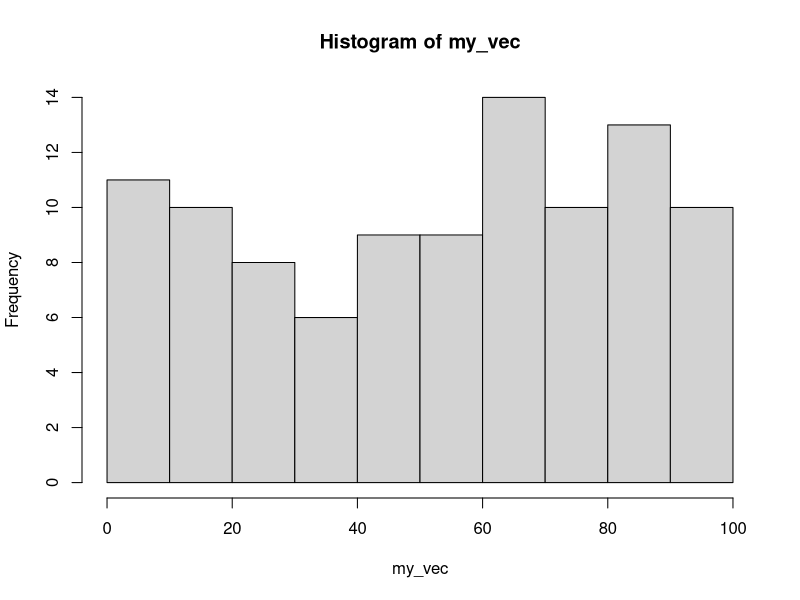
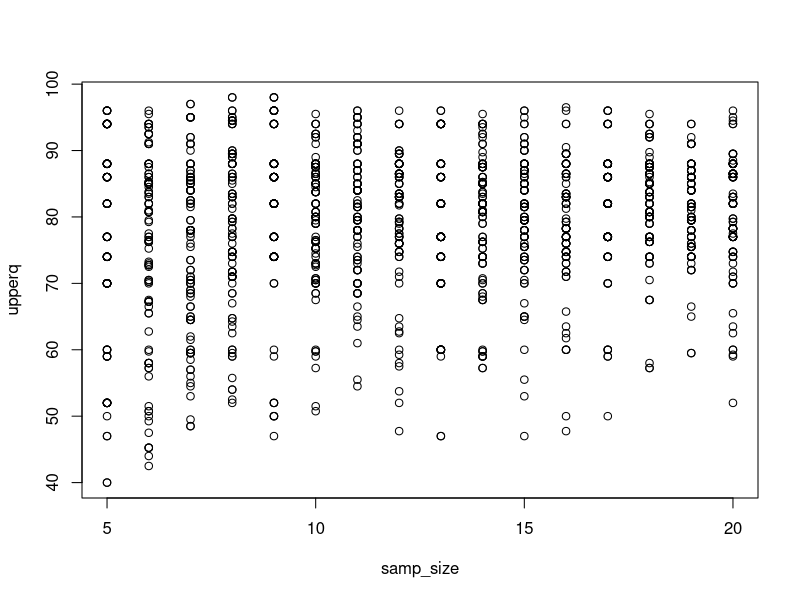

Recreate these plots in R, in order.
## ---- chunk 1
knitr::opts_chunk$set(echo = TRUE)
#add in dplyr library
library(dplyr)
## ---- chunk 2
#make a vec wuth 100 random numbers between 0 and 100
my_vec <- runif(n = 100, min = 0, max = 100)

#str and sum my_vec
str(my_vec)
summary(my_vec)
## ---- chunk 3
#histogram of my_vec
hist(my_vec)
## ---- chunk 4
#load in data.frame, mtcars
data(mtcars)
#take the class, str and sum mtcars
class(mtcars)
str(mtcars)
summary(mtcars)

## ---- chunk 5
vole_vaso <- c(98,96,94,88,86,82,77,74,70,60,
               59,52,50,47,40,35,29,13,6,5)

## ---- chunk 6
#find the mean, median, sd and IRQ of vole_vaso
mean(vole_vaso)
median(vole_vaso)
sd(vole_vaso)
IQR(vole_vaso)

## ---- chunk 7
#find the SE using the formula of vole_vaso
sd(vole_vaso)/sqrt(length(vole_vaso))

## ---- chunk 8
quantile(vole_vaso, probs = 0.75)
## ---- chunk 9
samp_vole <- sample(vole_vaso, size=10, replace =FALSE)
quantile(samp_vole, probs = 0.75)
## ---- chunk 10
#make a simulation that have a samp_size of 5-20 and 100 sims per size
sim_vole <- data.frame(samp_size = rep(5:20, 100)) %>%
  mutate(sims = 1:n())
## ---- chunk 11
#use simulation to find upper quartiles 
sim_vole <- sim_vole %>%
  rowwise() %>%
  mutate(upperq = quantile(sample(vole_vaso, samp_size, replace=TRUE), probs=0.75)) %>%
  ungroup()
## ---- chunk 12
#plot upper quartiles vs sample size 
plot(upperq ~ samp_size, data=sim_vole)
## ---- chunk 13
#calculate the sd (and se for 4b) for each sample 
sim_vole_sum <- sim_vole %>%
  group_by(samp_size) %>%
  summarise(upperq_sd = sd(upperq),
            upperq_se = upperq_sd/sqrt(100)) %>%
  ungroup()

sim_vole_sum
## ---- chunk 14
#filter out only samp_size 10
upper_ci <- filter(sim_vole, samp_size == 10)
#find the prob of 95 % and 5 % (95CI)
upper_ci2 <- quantile(sample(upper_ci$upperq, size = 10), probs = c(0, 0.05, 0.95))
 
upper_ci2
## ---- chunk 15
#create data frame with sample size of 5-20 and 100 replicates
CI_Q <- data.frame(samp_size = rep(5:20, 100))%>%
  rowwise %>%
  #add 95 CI and 05 CI rows
  mutate(CI_lower = quantile(sample(vole_vaso, samp_size, replace = TRUE), probs = 0.05),
         CI_upper = quantile(sample(vole_vaso, samp_size, replace = TRUE), probs = 0.95))

# get only samp_size = 10

CI_Q_10 <- filter(CI_Q, samp_size == 10) 

# get only CI_upper > 83

CI_Q_10_upper <- filter(CI_Q_10, CI_upper > 83)

# get only CI_lower > 83

CI_Q_10_upper_lower <- filter(CI_Q_10_upper, CI_lower < 83)

CI_Q_10_upper_lower


# number of samples that 83 falls between the lower and upper CI
nrow(CI_Q_10_upper_lower)
